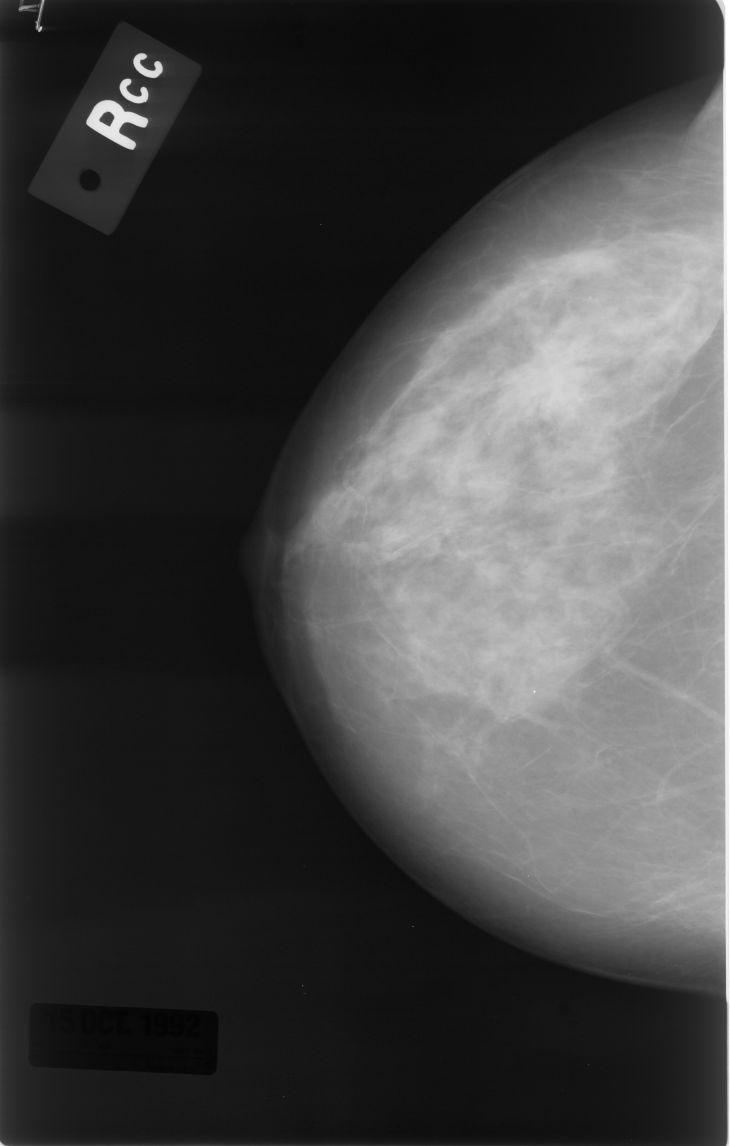
#> input picture scripts/ROIPatches_python/output.jpg, 2920 x 4584 px (shown at 1/4 size)
$ python -i generate.py   (imports and definitions only)   (Python 2 division)
#> lines starting #> are read from the running program, lines starting #| are printed output that depends on the picture; after the words box and inside, x2 and y2 are one past the last pixel; in counts of white or black regions, pixels touching at a corner belong together; long printed decimals are rounded
#> further down, picture is the input picture: shape (4584, 2920); min 0, max 255, mean 67.5
#!/usr/bin/env python
import os
import sys
import subprocess
import numpy
import glob
import logging
import argparse
import cv2
import re
import bwlabel
import contextlib

"""
Todo
    Gauss or scale patch!
    Different saturation levels

    # Zoom nivaer
    # Normals: generate depending on right, left, MLO or CC
    # Normals: Don't include to much black or intensity?
    Cancers: Generate larger set from overlay
    Cancers: Use info about core
"""


# [11 lines left out: functions printoptions, showImage, not called in this run]

def showImageFile(file):
    image = cv2.imread(file)
    showImage(image)

# [186 lines left out: functions readBoundary, buildContourFromOverlay, cropPatch, getValidPatch, getLesionSize, processLimits and 4 more, not called in this run]

def histogramEqualization(image):
    #image = cv2.resize(image, (int(cols * args.scale), int(rows * args.scale)))
    image = cv2.normalize(image, None, 0, 255, cv2.NORM_MINMAX)
    image = numpy.uint8(numpy.round(image))
    image = cv2.equalizeHist(image)
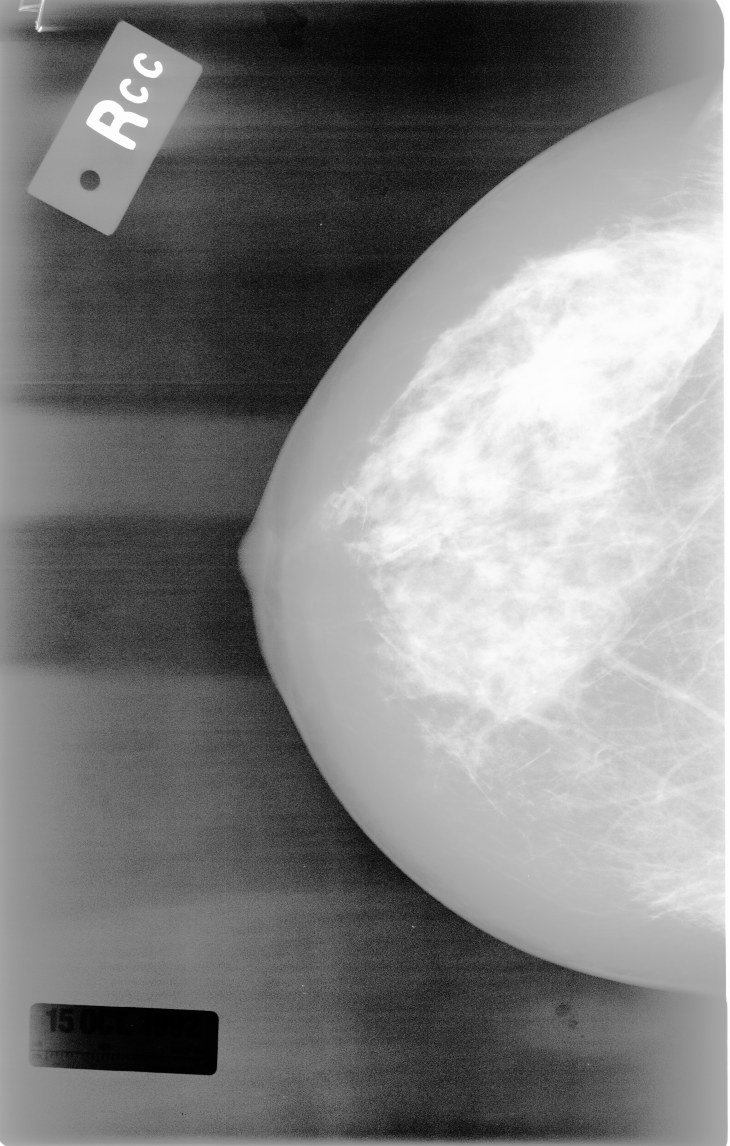
#> image: shape (4584, 2920) (shown at 1/4 size); min 0, max 255, mean 130.1
    image = cv2.normalize(image, None, 0, 1, cv2.NORM_MINMAX)
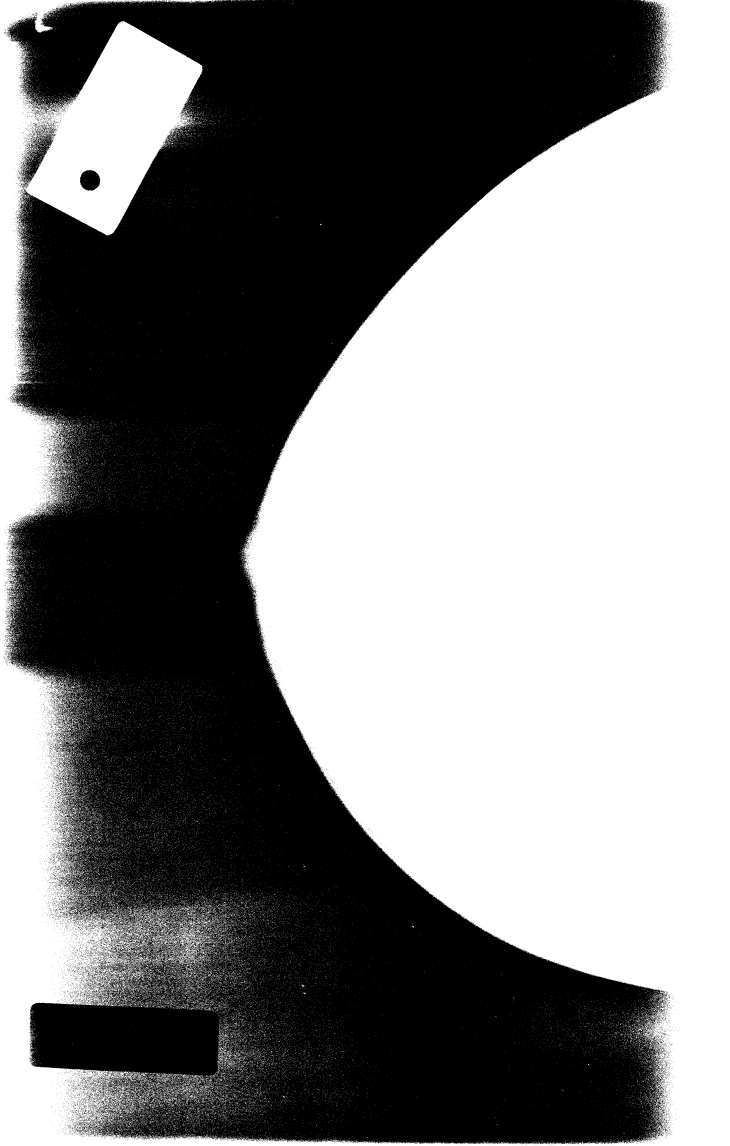
#> image: shape (4584, 2920) (shown at 1/4 size); values 0 (black) and 1 (white), 51.1% white; 17102 black regions (16597 under 20 px), largest, box (x1, y1, x2, y2) and area: (26, 0, 2671, 4577) 6455865, (81, 523, 223, 734) 9046, (319, 680, 401, 764) 5178
    print numpy.max(image)
#| 1
    print numpy.min(image)
#| 0
    print numpy.mean(image)
#| 0.5115
    return image


# [6 lines left out: function im2double, not called in this run]

BIN = os.path.join(os.path.dirname(__file__), "../", "DDSM")

"""
files = ['../DDSM/cases/normals/normal_08/case4600/D_4600_1.RIGHT_MLO.png'] + files
files = ['../DDSM/cases/cancers/cancer_01/case0001/C_0001_1.RIGHT_CC.png'] + files
files = ['../DDSM/cases/normals/normal_11/case1955/A_1955_1.RIGHT_CC.png'] + files
files = ["../DDSM/cases/normals/normal_01/case0002/A_0002_1.LEFT_CC.png"] + files
files = ["../DDSM/cases/normals/normal_02/case0200/A_0200_1.LEFT_CC.png"] + files
"""

# [78 lines left out: function scanFolder, not called in this run]


# [26 lines not run here, left out]

>>> import cv2
>>> picture = cv2.imread('../ROIPatches_python/output.jpg', cv2.IMREAD_GRAYSCALE)
>>> result = histogramEqualization(picture)
